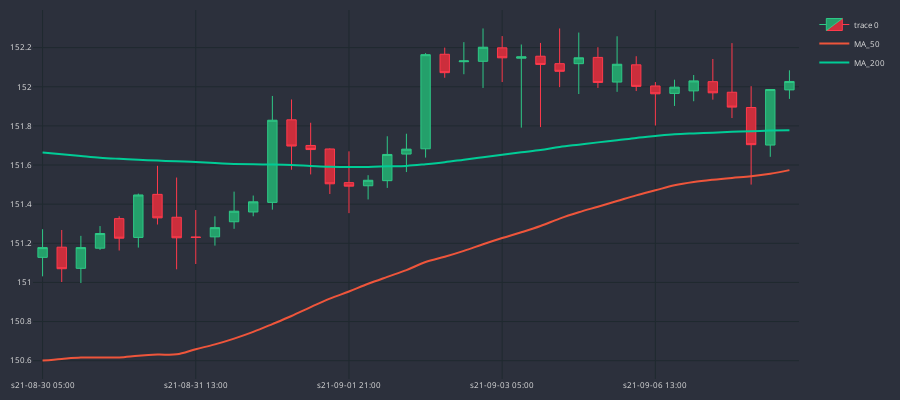

The notebook cell this image was saved under:
### Code cell
cp = CandlePlot(df_an.iloc[220:260])
cp.show_plot(line_traces=[MA_S, MA_L])
